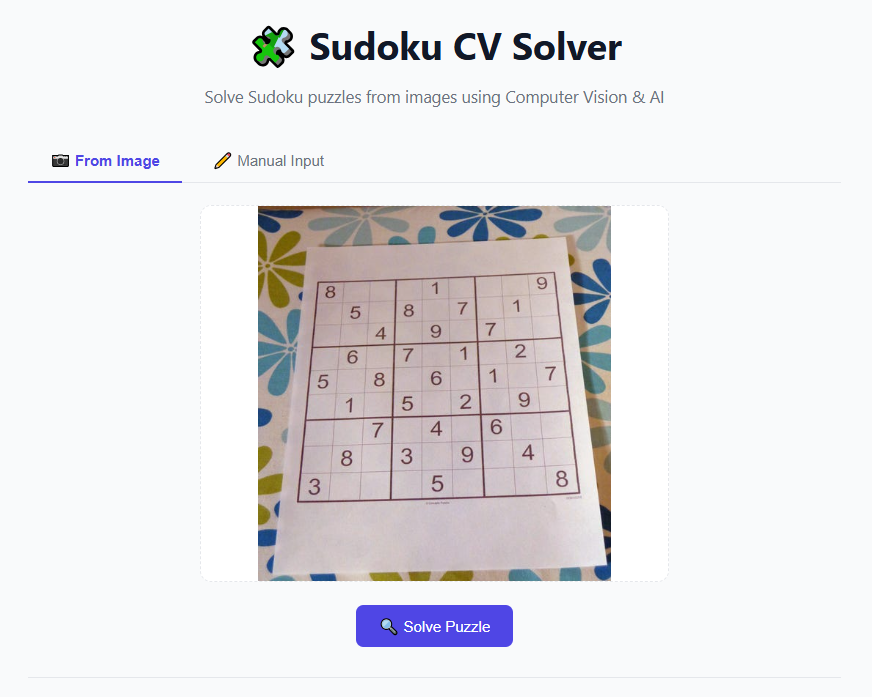
#> input picture img(1)/img.png, 872 x 697 px
$ python -i preprocessing.py   (imports and definitions only)
#> lines starting #> are read from the running program, lines starting #| are printed output that depends on the picture; after the words box and inside, x2 and y2 are one past the last pixel; in counts of white or black regions, pixels touching at a corner belong together
#> further down, picture is the input picture: shape (697, 872, 3); mean B, G, R 230.8, 228.6, 230.4
"""Image preprocessing utilities for Sudoku detection."""

import cv2
import numpy as np


def calculate_block_size(image: np.ndarray, scale_factor: float = 0.02,
                         min_size: int = 3, max_size: int = 51) -> int:
    """Calculate adaptive block size for thresholding based on image dimensions."""
    h, w = image.shape[:2]
    smaller_dim = min(h, w)

    block_size = int(smaller_dim * scale_factor)
    block_size = max(min_size, min(block_size, max_size))

    # Must be odd
    if block_size % 2 == 0:
        block_size += 1

    return block_size


def preprocess_image(image: np.ndarray) -> np.ndarray:
    """Convert image to binary threshold for contour detection."""
    gray = cv2.cvtColor(image, cv2.COLOR_BGR2GRAY)
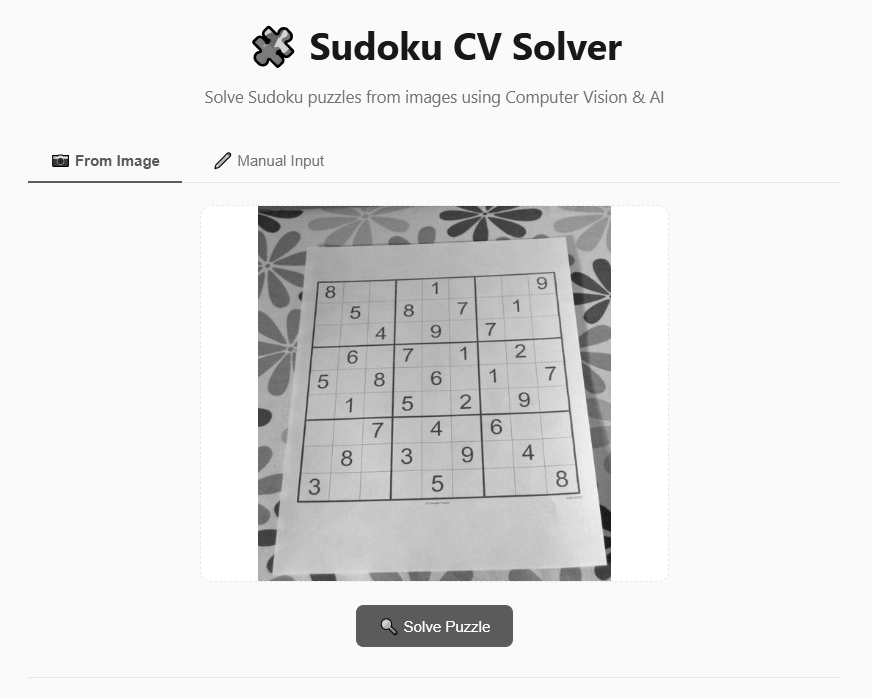
#> gray: shape (697, 872); min 0, max 255, mean 229.5
    blurred = cv2.GaussianBlur(gray, (5, 5), 0)
    block_size = calculate_block_size(blurred)
#> block_size = 13
    thresh = cv2.adaptiveThreshold(
        blurred, 255,
        cv2.ADAPTIVE_THRESH_GAUSSIAN_C,
        cv2.THRESH_BINARY_INV,
        block_size, 2
    )
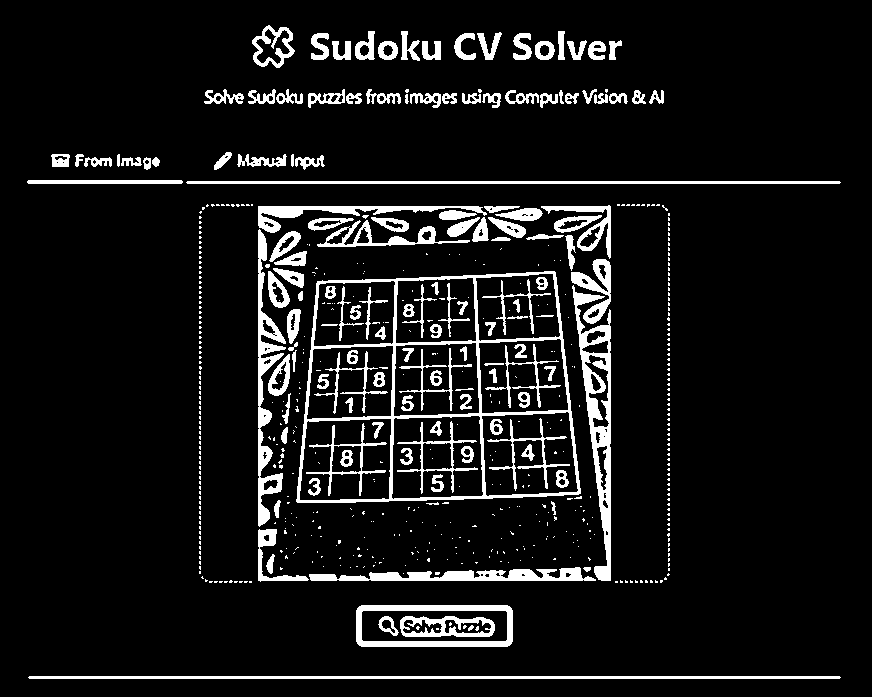
#> thresh: shape (697, 872); 8.7% white; 582 white regions (443 under 20 px), largest, box (x1, y1, x2, y2) and area: (296, 271, 581, 503) 6124, (572, 285, 611, 581) 3778, (258, 229, 286, 527) 2635
    return thresh

>>> import cv2
>>> picture = cv2.imread('../img(1)/img.png')
>>> result = preprocess_image(picture)
